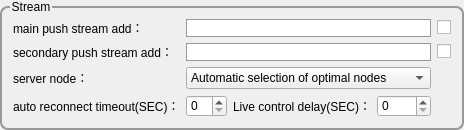
               <widget class="QGroupBox" name="groupBox_23">
                <property name="styleSheet">
                 <string notr="true">QGroupBox{ 
	border: 2px solid rgb(153,153,153);
    border-radius:8px;
    margin-top:6px;  
}
QGroupBox:title{ 
	color:black;
    subcontrol-origin: margin; 
    left: 10px;  
}</string>
                </property>
                <property name="title">
                 <string>Stream</string>
                </property>
                <layout class="QGridLayout" name="gridLayout_6">
                 <item row="3" column="0">
                  <widget class="QLabel" name="label_49">
                   <property name="text">
                    <string>auto reconnect timeout(SEC)：</string>
                   </property>
                   <property name="alignment">
                    <set>Qt::AlignLeading|Qt::AlignLeft|Qt::AlignVCenter</set>
                   </property>
                  </widget>
                 </item>
                 <item row="0" column="5">
                  <widget class="QCheckBox" name="m_pCheckPushUrl">
                   <property name="text">
                    <string/>
                   </property>
                  </widget>
                 </item>
                 <item row="1" column="1" colspan="3">
                  <widget class="QLineEdit" name="m_pLdtLiveBackPushUrl">
                   <property name="contextMenuPolicy">
                    <enum>Qt::NoContextMenu</enum>
                   </property>
                   <property name="styleSheet">
                    <string notr="true">border:1px solid;
border-color: rgb(153,153,153);</string>
                   </property>
                  </widget>
                 </item>
                 <item row="1" column="0">
                  <widget class="QLabel" name="label_260">
                   <property name="text">
                    <string>secondary push stream add：</string>
                   </property>
                   <property name="alignment">
                    <set>Qt::AlignLeading|Qt::AlignLeft|Qt::AlignVCenter</set>
                   </property>
                  </widget>
                 </item>
                 <item row="0" column="0">
                  <widget class="QLabel" name="label_259">
                   <property name="text">
                    <string>main push stream add：</string>
                   </property>
                   <property name="alignment">
                    <set>Qt::AlignLeading|Qt::AlignLeft|Qt::AlignVCenter</set>
                   </property>
                  </widget>
                 </item>
                 <item row="1" column="5">
                  <widget class="QCheckBox" name="m_pCheckBackPushUrl">
                   <property name="text">
                    <string/>
                   </property>
                  </widget>
                 </item>
                 <item row="2" column="1" colspan="3">
                  <widget class="QComboBox" name="m_pCombRtmpNode">
                   <item>
                    <property name="text">
                     <string>Automatic selection of optimal nodes</string>
                    </property>
                   </item>
                  </widget>
                 </item>
                 <item row="0" column="1" colspan="3">
                  <widget class="QLineEdit" name="m_pLdtLivePushUrl">
                   <property name="contextMenuPolicy">
                    <enum>Qt::NoContextMenu</enum>
                   </property>
                   <property name="styleSheet">
                    <string notr="true">border:1px solid;
border-color: rgb(153,153,153);</string>
                   </property>
                   <property name="readOnly">
                    <bool>true</bool>
                   </property>
                  </widget>
                 </item>
                 <item row="2" column="0">
                  <widget class="QLabel" name="label_277">
                   <property name="text">
                    <string>server node：</string>
                   </property>
                  </widget>
                 </item>
                 <item row="3" column="1">
                  <widget class="QSpinBox" name="m_pSBoxReconnectTimeout">
                   <property name="contextMenuPolicy">
                    <enum>Qt::NoContextMenu</enum>
                   </property>
                  </widget>
                 </item>
                 <item row="3" column="3">
                  <widget class="QSpinBox" name="m_pSBoxDelay">
                   <property name="contextMenuPolicy">
                    <enum>Qt::NoContextMenu</enum>
                   </property>
                   <property name="maximum">
                    <number>1000</number>
                   </property>
                  </widget>
                 </item>
                 <item row="3" column="2">
                  <widget class="QLabel" name="label_276">
                   <property name="text">
                    <string>Live control delay(SEC)：</string>
                   </property>
                   <property name="alignment">
                    <set>Qt::AlignRight|Qt::AlignTrailing|Qt::AlignVCenter</set>
                   </property>
                  </widget>
                 </item>
                </layout>
               </widget>
